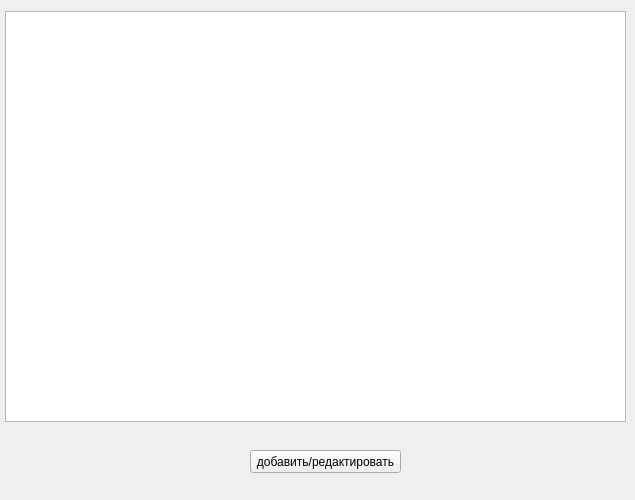
<?xml version="1.0" encoding="UTF-8"?>
<ui version="4.0">
 <class>Form</class>
 <widget class="QWidget" name="Form">
  <property name="geometry">
   <rect>
    <x>0</x>
    <y>0</y>
    <width>635</width>
    <height>500</height>
   </rect>
  </property>
  <property name="windowTitle">
   <string>Form</string>
  </property>
  <widget class="QTableWidget" name="tableWidget">
   <property name="geometry">
    <rect>
     <x>5</x>
     <y>11</y>
     <width>621</width>
     <height>411</height>
    </rect>
   </property>
  </widget>
  <widget class="QPushButton" name="pushButton">
   <property name="geometry">
    <rect>
     <x>250</x>
     <y>450</y>
     <width>151</width>
     <height>23</height>
    </rect>
   </property>
   <property name="text">
    <string>добавить/редактировать</string>
   </property>
  </widget>
 </widget>
 <resources/>
 <connections/>
</ui>
